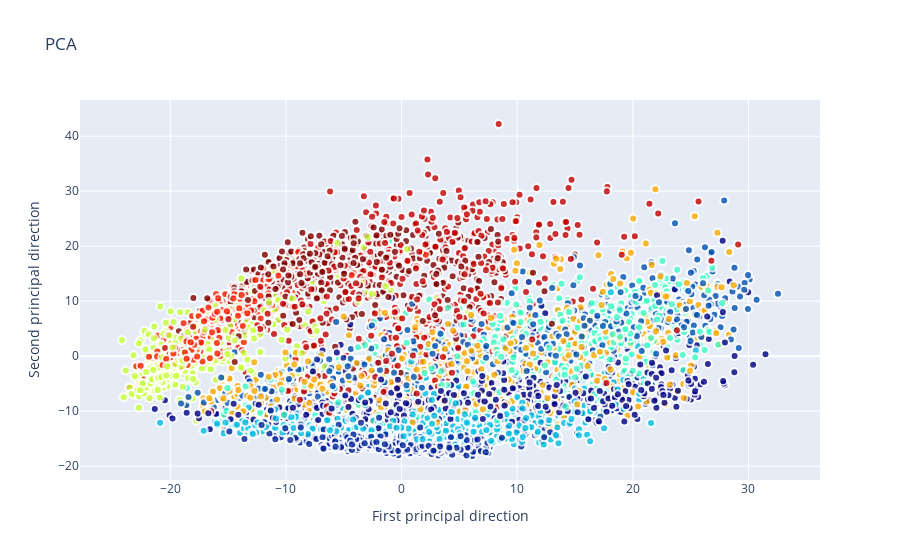

Here is the notebook cell this chart was saved with:
### Markdown cell above
## Visualization and analysis 2 Component PCA KMeans Clustering

### Code cell
X_samples = mnist_train[:6000].values
X_std = StandardScaler().fit_transform(X_samples)
X_transformed_two = pca_two_components.fit_transform(X_std)
target = mnist_train['label']
Target = target[:6000]

def visualPca(X_transformed):
    
    trace = go.Scatter(
        x = X_transformed[:,0],
        y = X_transformed[:,1],
        name = str(Target),
        mode = 'markers',
        text = Target,
        showlegend = False,
        marker = dict(
            size = 8,
            color = Target,
            colorscale ='Jet',
            showscale = False,
            line = dict(width=2, color='rgb(255, 255, 255)'),
            opacity=0.8))
    data=[trace]
    layout=go.Layout(title='PCA',
                    hovermode='closest',
                    xaxis=dict(title='First principal direction', ticklen=5, zeroline=False),
                    yaxis=dict(
                    title='Second principal direction',
                    ticklen=5),
                    showlegend=True)

    fig=dict(data=data,layout=layout)
    py.iplot(fig,filename='pca')
    
visualPca(X_transformed_two)

### Figure 1 — Plotly figure (JSON) as saved in the notebook; plotly's stock layout.template omitted (floating-point values rounded to 4 significant figures; data arrays with more than 128 entries replaced by an {"elided": "..."} marker saying what was removed)
{"data": [{"marker": {"color": {"elided": "6000 int values"}, "colorscale": [[0, "rgb(0,0,131)"], [0.2, "rgb(0,60,170)"], [0.4, "rgb(5,255,255)"], [0.6, "rgb(255,255,0)"], [0.8, "rgb(250,0,0)"], [1, "rgb(128,0,0)"]], "line": {"color": "rgb(255, 255, 255)", "width": 2}, "opacity": 0.8, "showscale": false, "size": 8}, "mode": "markers", "name": "0       2\n1       9\n2       6\n3       0\n4       3\n       ..\n5995    7\n5996    1\n5997    5\n5998    7\n5999    3\nName: label, Length: 6000, dtype: int64", "showlegend": false, "text": {"elided": "6000 int values"}, "type": "scatter", "x": {"elided": "6000 float values"}, "y": {"elided": "6000 float values"}}], "layout": {"hovermode": "closest", "showlegend": true, "title": {"text": "PCA"}, "xaxis": {"ticklen": 5, "title": {"text": "First principal direction"}, "zeroline": false}, "yaxis": {"ticklen": 5, "title": {"text": "Second principal direction"}}}}
